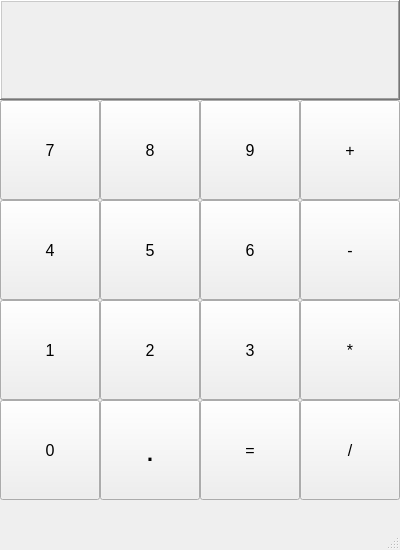
<?xml version="1.0" encoding="UTF-8"?>
<ui version="4.0">
 <class>Calculadora</class>
 <widget class="QMainWindow" name="Calculadora">
  <property name="geometry">
   <rect>
    <x>0</x>
    <y>0</y>
    <width>400</width>
    <height>550</height>
   </rect>
  </property>
  <property name="windowTitle">
   <string>Calculadora</string>
  </property>
  <widget class="QWidget" name="centralwidget">
   <widget class="QPushButton" name="Zero">
    <property name="geometry">
     <rect>
      <x>0</x>
      <y>400</y>
      <width>100</width>
      <height>100</height>
     </rect>
    </property>
    <property name="font">
     <font>
      <family>Arial</family>
      <pointsize>12</pointsize>
     </font>
    </property>
    <property name="text">
     <string>0</string>
    </property>
   </widget>
   <widget class="QPushButton" name="Um">
    <property name="geometry">
     <rect>
      <x>0</x>
      <y>300</y>
      <width>100</width>
      <height>100</height>
     </rect>
    </property>
    <property name="font">
     <font>
      <family>Arial</family>
      <pointsize>12</pointsize>
     </font>
    </property>
    <property name="text">
     <string>1</string>
    </property>
   </widget>
   <widget class="QPushButton" name="Tres">
    <property name="geometry">
     <rect>
      <x>200</x>
      <y>300</y>
      <width>100</width>
      <height>100</height>
     </rect>
    </property>
    <property name="font">
     <font>
      <family>Arial</family>
      <pointsize>12</pointsize>
     </font>
    </property>
    <property name="text">
     <string>3</string>
    </property>
   </widget>
   <widget class="QPushButton" name="Dois">
    <property name="geometry">
     <rect>
      <x>100</x>
      <y>300</y>
      <width>100</width>
      <height>100</height>
     </rect>
    </property>
    <property name="font">
     <font>
      <family>Arial</family>
      <pointsize>12</pointsize>
     </font>
    </property>
    <property name="text">
     <string>2</string>
    </property>
   </widget>
   <widget class="QPushButton" name="Quatro">
    <property name="geometry">
     <rect>
      <x>0</x>
      <y>200</y>
      <width>100</width>
      <height>100</height>
     </rect>
    </property>
    <property name="font">
     <font>
      <family>Arial</family>
      <pointsize>12</pointsize>
     </font>
    </property>
    <property name="text">
     <string>4</string>
    </property>
   </widget>
   <widget class="QPushButton" name="Seis">
    <property name="geometry">
     <rect>
      <x>200</x>
      <y>200</y>
      <width>100</width>
      <height>100</height>
     </rect>
    </property>
    <property name="font">
     <font>
      <family>Arial</family>
      <pointsize>12</pointsize>
     </font>
    </property>
    <property name="text">
     <string>6</string>
    </property>
   </widget>
   <widget class="QPushButton" name="Cinco">
    <property name="geometry">
     <rect>
      <x>100</x>
      <y>200</y>
      <width>100</width>
      <height>100</height>
     </rect>
    </property>
    <property name="font">
     <font>
      <family>Arial</family>
      <pointsize>12</pointsize>
     </font>
    </property>
    <property name="text">
     <string>5</string>
    </property>
   </widget>
   <widget class="QPushButton" name="Sete">
    <property name="geometry">
     <rect>
      <x>0</x>
      <y>100</y>
      <width>100</width>
      <height>100</height>
     </rect>
    </property>
    <property name="font">
     <font>
      <family>Arial</family>
      <pointsize>12</pointsize>
     </font>
    </property>
    <property name="autoFillBackground">
     <bool>false</bool>
    </property>
    <property name="styleSheet">
     <string notr="true"/>
    </property>
    <property name="text">
     <string>7</string>
    </property>
   </widget>
   <widget class="QPushButton" name="Nove">
    <property name="geometry">
     <rect>
      <x>200</x>
      <y>100</y>
      <width>100</width>
      <height>100</height>
     </rect>
    </property>
    <property name="font">
     <font>
      <family>Arial</family>
      <pointsize>12</pointsize>
     </font>
    </property>
    <property name="text">
     <string>9</string>
    </property>
   </widget>
   <widget class="QPushButton" name="Oito">
    <property name="geometry">
     <rect>
      <x>100</x>
      <y>100</y>
      <width>100</width>
      <height>100</height>
     </rect>
    </property>
    <property name="font">
     <font>
      <family>Arial</family>
      <pointsize>12</pointsize>
     </font>
    </property>
    <property name="text">
     <string>8</string>
    </property>
   </widget>
   <widget class="QPushButton" name="Ponto">
    <property name="geometry">
     <rect>
      <x>100</x>
      <y>400</y>
      <width>100</width>
      <height>100</height>
     </rect>
    </property>
    <property name="font">
     <font>
      <family>Arial</family>
      <pointsize>24</pointsize>
     </font>
    </property>
    <property name="text">
     <string>.</string>
    </property>
   </widget>
   <widget class="QPushButton" name="Igual">
    <property name="geometry">
     <rect>
      <x>200</x>
      <y>400</y>
      <width>100</width>
      <height>100</height>
     </rect>
    </property>
    <property name="font">
     <font>
      <family>Arial</family>
      <pointsize>12</pointsize>
     </font>
    </property>
    <property name="text">
     <string>=</string>
    </property>
   </widget>
   <widget class="QPushButton" name="Dividido">
    <property name="geometry">
     <rect>
      <x>300</x>
      <y>400</y>
      <width>100</width>
      <height>100</height>
     </rect>
    </property>
    <property name="font">
     <font>
      <family>Arial</family>
      <pointsize>12</pointsize>
     </font>
    </property>
    <property name="text">
     <string>/</string>
    </property>
   </widget>
   <widget class="QPushButton" name="Multiplicado">
    <property name="geometry">
     <rect>
      <x>300</x>
      <y>300</y>
      <width>100</width>
      <height>100</height>
     </rect>
    </property>
    <property name="font">
     <font>
      <family>Arial</family>
      <pointsize>12</pointsize>
     </font>
    </property>
    <property name="text">
     <string>*</string>
    </property>
   </widget>
   <widget class="QPushButton" name="Menos">
    <property name="geometry">
     <rect>
      <x>300</x>
      <y>200</y>
      <width>100</width>
      <height>100</height>
     </rect>
    </property>
    <property name="font">
     <font>
      <family>Arial</family>
      <pointsize>12</pointsize>
     </font>
    </property>
    <property name="text">
     <string>-</string>
    </property>
   </widget>
   <widget class="QPushButton" name="Somado">
    <property name="geometry">
     <rect>
      <x>300</x>
      <y>100</y>
      <width>100</width>
      <height>100</height>
     </rect>
    </property>
    <property name="font">
     <font>
      <family>Arial</family>
      <pointsize>12</pointsize>
     </font>
    </property>
    <property name="text">
     <string>+</string>
    </property>
   </widget>
   <widget class="QFrame" name="frame">
    <property name="geometry">
     <rect>
      <x>0</x>
      <y>0</y>
      <width>400</width>
      <height>100</height>
     </rect>
    </property>
    <property name="autoFillBackground">
     <bool>false</bool>
    </property>
    <property name="frameShape">
     <enum>QFrame::WinPanel</enum>
    </property>
    <property name="frameShadow">
     <enum>QFrame::Raised</enum>
    </property>
    <property name="lineWidth">
     <number>10</number>
    </property>
    <widget class="QLabel" name="Resultado">
     <property name="geometry">
      <rect>
       <x>10</x>
       <y>20</y>
       <width>371</width>
       <height>61</height>
      </rect>
     </property>
     <property name="font">
      <font>
       <family>Arial</family>
       <pointsize>24</pointsize>
      </font>
     </property>
     <property name="text">
      <string/>
     </property>
    </widget>
   </widget>
  </widget>
  <widget class="QMenuBar" name="menubar">
   <property name="geometry">
    <rect>
     <x>0</x>
     <y>0</y>
     <width>400</width>
     <height>22</height>
    </rect>
   </property>
  </widget>
  <widget class="QStatusBar" name="statusbar"/>
 </widget>
 <resources/>
 <connections/>
</ui>
